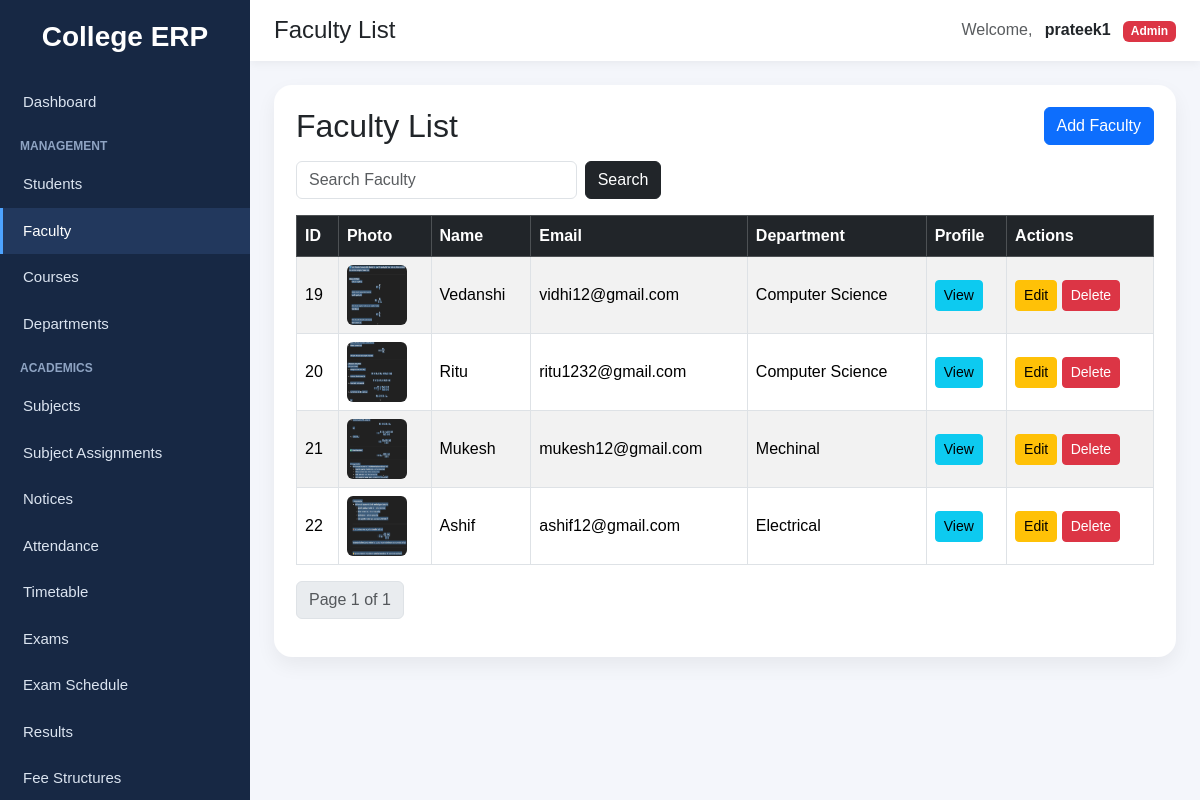
Page /faculty/ (signed in) on the committed database.
### accounts/models.py (models this page shows, shortened)
class CustomUser(AbstractUser):
    ROLE_CHOICES = (
        ("student", "Student"),
        ("faculty", "Faculty"),
        ("admin", "Admin"),
    )
    role = models.CharField(max_length=20, choices=ROLE_CHOICES)
    groups = models.ManyToManyField(
        Group,
        blank=True,
        related_name="customuser_set",
        related_query_name="customuser"
    )
    user_permissions = models.ManyToManyField(
        Permission,
        blank=True,
        related_name="customuser_permissions_set",
        related_query_name="customuser_permission"
    )

### faculty/models.py (models this page shows, shortened)
class Faculty(models.Model):
    user = models.OneToOneField(
        settings.AUTH_USER_MODEL,
        on_delete=models.CASCADE,
        related_name='faculty_profile',
        null=True,
        blank=True
    )
    name = models.CharField(max_length=150, blank=True, null=True)
    email = models.EmailField(blank=True, null=True)
    phone = models.CharField(max_length=15, blank=True, null=True)
    department = models.CharField(max_length=100, blank=True, null=True)
    course = models.ForeignKey(
        'courses.Course',
        on_delete=models.SET_NULL,
        null=True,
        blank=True,
        related_name='faculty_members'
    )
    designation = models.CharField(max_length=100, blank=True, null=True)
    photo = models.ImageField(upload_to='faculty/', blank=True, null=True)
    date_joined = models.DateField(blank=True, null=True)
    created_at = models.DateTimeField(auto_now_add=True, null=True, blank=True)

### faculty/views.py (the view)
# urls.py: path('', views.faculty_list, name='faculty_list'),
@login_required
@role_required(['faculty'])
def faculty_list(request):
    query = request.GET.get('q')
    if query:
        faculty_qs = Faculty.objects.filter(name__icontains=query).order_by('id')
    else:
        faculty_qs = Faculty.objects.all().order_by('id')
    paginator = Paginator(faculty_qs, 5)
    page_number = request.GET.get('page')
    faculties = paginator.get_page(page_number)
    return render(request, 'faculty/faculty_list.html', {'faculties': faculties})

### notices/context_processors.py (called while the page is built)
def latest_notices(request):
    if not request.user.is_authenticated:
        return {"latest_notices": []}
    notices = get_visible_notices_for_user(request.user)[:5]
    return {"latest_notices": notices}

### notices/views.py (called while the page is built, shortened)
def get_visible_notices_for_user(user):
    notices = Notice.objects.filter(
        is_active=True,
        publish_date__lte=timezone.now()
    ).exclude(
        expiry_date__isnull=False,
        expiry_date__lt=timezone.now()
    )
    if user.is_superuser or getattr(user, "role", None) == "admin":
        return notices.order_by("-publish_date", "-id")

### faculty/templates/faculty/faculty_list.html (shortened to what this page needs)
{% extends "base.html" %}
{% block page_title %}Faculty List{% endblock %}
{% block content %}
<div class="page-card">
    <div class="d-flex justify-content-between align-items-center mb-3">
        <h2 class="mb-0">Faculty List</h2>
        {% if request.user.is_superuser or request.user.role == 'faculty' %}
            <a href="/faculty/add/" class="btn btn-primary">Add Faculty</a>
        {% endif %}
    </div>
    <form method="GET" class="row g-2 mb-3">
        <div class="col-md-4">
            <input type="text" name="q" class="form-control" placeholder="Search Faculty" value="{{ request.GET.q }}">
        </div>
        <div class="col-auto">
            <button type="submit" class="btn btn-dark">Search</button>
        </div>
    </form>
    <div class="table-responsive">
        <table class="table table-bordered table-striped align-middle">
            <thead class="table-dark">
                <tr>
                    <th>ID</th>
                    <th>Photo</th>
                    <th>Name</th>
                    <th>Email</th>
                    <th>Department</th>
                    <th>Profile</th>
                    {% if request.user.is_superuser or request.user.role == 'faculty' %}
                        <th>Actions</th>
                    {% endif %}
                </tr>
            </thead>
            <tbody>
            {% for faculty in faculties %}
                <tr>
                    <td>{{ faculty.id }}</td>
                    <td>
                        {% if faculty.photo %}
                            <img src="{{ faculty.photo.url }}" width="60" height="60" alt="Faculty Photo" class="rounded">
                        {% else %}
                            <span class="text-muted">No Photo</span>
                        {% endif %}
                    </td>
                    <td>{{ faculty.name }}</td>
                    <td>{{ faculty.email }}</td>
                    <td>{{ faculty.department }}</td>
                    <td>
                        <a href="/faculty/profile/{{ faculty.id }}/" class="btn btn-info btn-sm">View</a>
                    </td>
                    {% if request.user.is_superuser or request.user.role == 'faculty' %}
                    <td>
                        <a href="/faculty/edit/{{ faculty.id }}/" class="btn btn-warning btn-sm">Edit</a>
                        <a href="/faculty/delete/{{ faculty.id }}/" class="btn btn-danger btn-sm">Delete</a>
                    </td>
                    {% endif %}
                </tr>
            {% empty %}
                <tr>
                    <td colspan="7" class="text-center">No faculty found.</td>
                </tr>
            {% endfor %}
            </tbody>
        </table>
    </div>
    <nav>
        <ul class="pagination">
            <li class="page-item disabled">
                <span class="page-link">Page {{ faculties.number }} of {{ faculties.paginator.num_pages }}</span>
            </li>
        </ul>
    </nav>
</div>
{% endblock %}

### templates/base.html (shortened to what this page needs)
<!DOCTYPE html>
<html lang="en">
<head>
    <link href="https://cdn.jsdelivr.net/npm/bootstrap@5.3.3/dist/css/bootstrap.min.css" rel="stylesheet">
</head>
<body>
<div class="sidebar">
    <h3>College ERP</h3>
    {% if request.user.is_authenticated %}
        {% if request.user.is_superuser or request.user.role == 'admin' %}
            <a href="/dashboard/" class="{% if '/dashboard' in request.path or request.path == '/' %}active-link{% endif %}">
                Dashboard
            </a>
            <div class="sidebar-section-title">Management</div>
            <a href="{% url 'student_list' %}" class="{% if '/students/' in request.path %}active-link{% endif %}">
                Students
            </a>
            <a href="{% url 'faculty_list' %}" class="{% if '/faculty/' in request.path %}active-link{% endif %}">
                Faculty
            </a>
            <a href="/courses/" class="{% if '/courses/' in request.path %}active-link{% endif %}">
                Courses
            </a>
            <a href="/departments/" class="{% if '/departments/' in request.path %}active-link{% endif %}">
                Departments
            </a>
            <div class="sidebar-section-title">Academics</div>
            <a href="/subjects/" class="{% if '/subjects/' in request.path and '/subjects/assignments/' not in request.path and '/subjects/my/' not in request.path %}active-link{% endif %}">
                Subjects
            </a>
            <a href="{% url 'subject_assignment_list' %}" class="{% if '/subjects/assignments/' in request.path %}active-link{% endif %}">
                Subject Assignments
            </a>
            <a href="{% url 'notice_list' %}" class="{% if '/notices/' in request.path %}active-link{% endif %}">
                Notices
            </a>
            <a href="{% url 'attendance_list' %}" class="{% if '/attendance/' in request.path %}active-link{% endif %}">
                Attendance
            </a>
            <a href="{% url 'timetable_list' %}" class="{% if '/timetable/' in request.path and '/timetable/faculty/' not in request.path and '/timetable/student/' not in request.path %}active-link{% endif %}">
                Timetable
            </a>
            <a href="/exams/" class="{% if '/exams/' in request.path and '/exams/results/' not in request.path %}active-link{% endif %}">
                Exams
            </a>
            <a href="{% url 'exam_schedule_list' %}" class="{% if '/exams/schedule/' in request.path %}active-link{% endif %}">
                Exam Schedule
            </a>
            <a href="{% url 'result_list' %}" class="{% if '/exams/results/list/' in request.path %}active-link{% endif %}">
                Results
            </a>
            <a href="{% url 'fee_structure_list' %}" class="{% if '/finance/structures/' in request.path %}active-link{% endif %}">
                Fee Structures
            </a>
        {% endif %}
    {% endif %}
</div>
<div class="main-content">
    <div class="topbar d-flex justify-content-between align-items-center">
        <h4 class="mb-0">{% block page_title %}College ERP{% endblock %}</h4>
        <div>
            {% if request.user.is_authenticated %}
                <span class="me-2 text-muted">Welcome,</span>
                <strong>{{ request.user.username }}</strong>
                {% if request.user.is_superuser %}
                    <span class="badge bg-danger ms-2">Admin</span>
                {% elif request.user.role %}
                    <span class="badge bg-primary ms-2">{{ request.user.role|title }}</span>
                {% endif %}
            {% endif %}
        </div>
    </div>
    <div class="content-area">
        {% block content %}{% endblock %}
    </div>
</div>
</body>
</html>

### templates/base.html (style rules this page uses)
body { background-color: #f4f6fb; margin: 0; padding: 0; font-family: Arial, sans-serif; }
.sidebar { width: 250px; min-height: 100vh; background: #172844; color: white; position: fixed; top: 0; left: 0; padding-top: 20px; }
.sidebar h3 { text-align: center; margin-bottom: 25px; font-weight: 700; }
.sidebar a { color: #dbe4f0; text-decoration: none; display: block; padding: 12px 20px; font-size: 15px; border-left: 3px solid transparent; }
.sidebar a:hover, .sidebar a.active-link { background: #22385d; color: white; border-left: 3px solid #4da3ff; }
.sidebar-section-title { font-size: 12px; color: #8fa4c3; padding: 12px 20px 6px; text-transform: uppercase; font-weight: bold; }
.main-content { margin-left: 250px; min-height: 100vh; }
.topbar { background: white; padding: 16px 24px; box-shadow: 0 2px 10px rgba(0,0,0,0.06); }
.content-area { padding: 24px; }
.page-card { background: white; border-radius: 18px; padding: 22px; box-shadow: 0 8px 20px rgba(0,0,0,0.06); }

### rows in the picture
CustomUser: user.username "prateek1"
Faculty: id "19", photo (picture), name "Vedanshi", email "vidhi12@gmail.com", department "Computer Science"
Faculty: id "20", photo (picture), name "Ritu", email "ritu1232@gmail.com", department "Computer Science"
Faculty: id "21", photo (picture), name "Mukesh", email "mukesh12@gmail.com", department "Mechinal"
Faculty: id "22", photo (picture), name "Ashif", email "ashif12@gmail.com", department "Electrical"

### other values in the picture
{{ faculties.number }} "1"
{{ faculties.paginator.num_pages }} "1"
